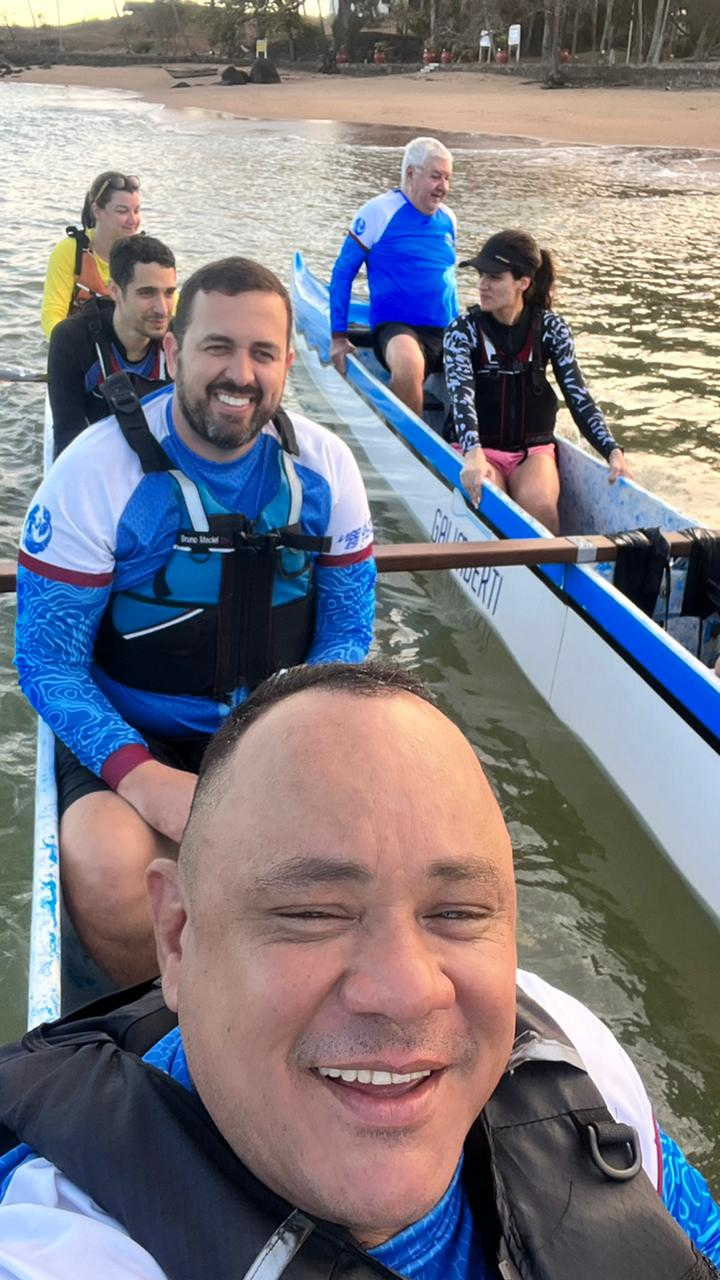
#> input picture 0001.JPG, 720 x 1280 px
$ jupyter execute --allow-errors tcc.ipynb   (shell and % lines are left out)
#> lines starting #> are read from the running program, lines starting #| are printed output that depends on the picture
# Analise e Exploração de Imagens com OpenCV

### OpenCV (Open Source Computer Vision Library), se traduzirmos significa algo como biblioteca de visão computacional de código aberto. Foi desenvolvida pela Intel, é uma biblioteca multiplataforma, código aberto, para o desenvolvimento de aplicativos na área de visão computacional, podendo ser utilizada bastando seguir o modelo de licença BSD Intel.

Lendo uma imagem de um diretório:
O Google Colab já tem o opencv, basta apenas importar a biblioteca imshow para conseguir visualizar a imagem.

[cell 1]
import numpy as np
import cv2
from google.colab.patches import cv2_imshow

[cell 2]
#cv2.imread é a função para abrir uma imagem, passando o nome da imagem e o parametro da cor -  será aberto em escala de cinza (0)
img = cv2.imread('0001.JPG',0)
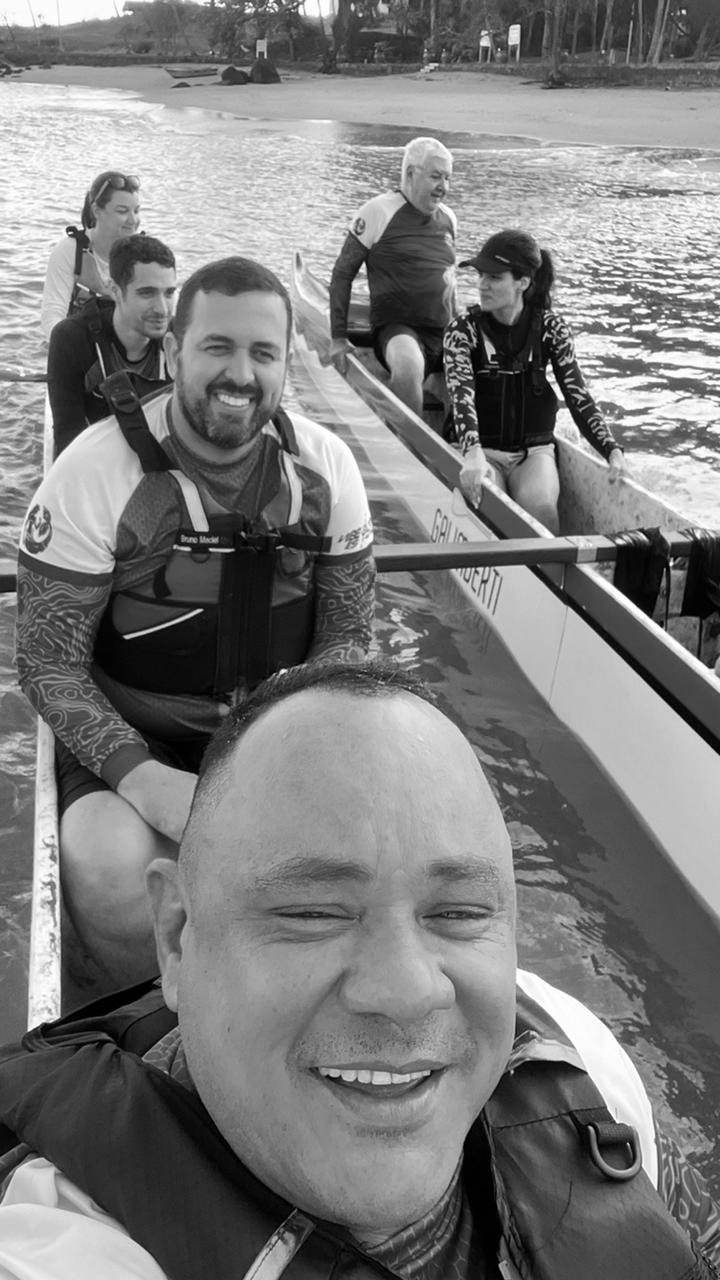
#> img: shape (1280, 720); min 0, max 255, mean 123.9

[cell 3]
cv2_imshow(img) #exibir a imagem
# cv2.imshow(img) usar esses comandos caso use o pc, o colab já entrega o imshow
# cv2.waitKey(0)
# cv2.destroyAllWindows()

[cell 4]
#Salvar a imagem em disco
cv2.imwrite('001_grey.JPG',img) #salvou a imagem renomeada e  salvou em escala cinza (matriz)
#> Out = True

#Preparando o dataset para o treinamento da rede neural

Após anotação das imagens com o CVAT (https://cvat.org/), é hora de subir os arquivos para o drive e divir o dataset entre treino e teste para ser usado no modelo.

[cell 5]
#Conexão com o google drive
from google.colab import drive
#> (the rest of this cell did not finish here and is left out)

[cell 6]


%cd data/

%cd ..

Script em python para trabalhar com o dataset do drive que já está com as anotações dos boundingboxes.

[cell 7]
#importando as bibliotecas para trabalhar na divisão do dataset

import os
import numpy as np
import shutil
from shutil import copy
import os
import ntpath

#variaveis para receber o split do dataset em treino e teste
inputdir = 'data/canoapolinesia'
train = 'data/train/'
test = 'data/test/'

#condição que valida se o diretorio train existe, caso não, ele cria com a função os.makedirs
if not os.path.exists(train):
    os.makedirs(train)

if not os.path.exists(test):
    os.makedirs(test)

allFileImages = []

#loop para varrer o dataset e preencher o array allFileImages avaliando também se as fotos terminam com a extensão jpg
#> (the rest of this cell did not finish here and is left out)

[cell 8]
#verificar quantos arquivos em cada divisão

[cell 9]
#verificando quantos arquivos notados tenho para cada divisão. Esse numero precisa bater com a quantidade de imagens!

[cell 10]
#zipando os arquivos
%cd data/

#> (a cell that did not finish here is left out)

##Configuração do YOLOV4 - DARKNET no Colab de acordo com a orientação do Alexey repo (https://github.com/AlexeyAB/darknet)

### Validando o ambiente de execução em GPU
Clique no menu Ambiente de execução -> Alterar o tipo de ambiente de execução e selecione GPU.

[cell 12]
# clone darknet repo

[cell 13]
# change makefile to have GPU and OPENCV enabled
%cd darknet

[cell 14]
# verificando o CUDA

[cell 15]
# Checando qual GPU  foi disponibilizada

[cell 16]
# make darknet (builds darknet so that you can then use the darknet executable file to run or train object detectors)

#Baixando a rede pré treinada

Modelo treinado indicado pelo Alexey, A maioria das aplicações de machine learning para detecção de objetos em imagens fazem uso de modelos pré-treinados, ou seja, usam somente os pesos (weights) desses modelos treinados por alguem e realizam suas previsões.

Usar modelos pré-treinados acelera muito a aplicação desse tipo de coisa, pois afinal, não é necessário possuir um grande conjunto de imagens e nem perder horas e horas treinando o seu próprio modelo.

Na implementação do YOLOV4 foi utilizado o dataset do coco Microsoft, que possui mais de 80 classes.

[cell 17]
%cd /content/darknet

[cell 18]
#exemplo de uma rede já treinada

Funções pré definidas para facilitar a visualização de imagen no ambiente do colab, indicadas pelo Alexey.

[cell 19]
# define helper functions
def imShow(path):
  import cv2
  import matplotlib.pyplot as plt
  %matplotlib inline

  image = cv2.imread(path)
  height, width = image.shape[:2]
  resized_image = cv2.resize(image,(3*width, 3*height), interpolation = cv2.INTER_CUBIC)

  fig = plt.gcf()
  fig.set_size_inches(18, 10)
  plt.axis("off")
  plt.imshow(cv2.cvtColor(resized_image, cv2.COLOR_BGR2RGB))
  plt.show()

# use this to upload files
def upload():
  from google.colab import files
  uploaded = files.upload()
  for name, data in uploaded.items():
    with open(name, 'wb') as f:
      f.write(data)
      print ('saved file', name)

# use this to download a file
def download(path):
  from google.colab import files
  files.download(path)

#Detectando os objetos Remo, Remador e Canoa com o YOLO

[cell 20]
#montando o drive no ambiente do colab
%cd ..
from google.colab import drive
#> (the rest of this cell did not finish here and is left out)

[cell 21]
#Listar o conteúdo do meu google drive

[cell 22]
#abrindo o darknet
%cd /darknet

[cell 23]
# copy over both datasets into the root directory of the Colab VM (comment out test.zip if you are not using a validation dataset)

[cell 24]
# unzip the datasets and their contents so that they are now in /darknet/data/ folder

Configurando a rede

[cell 25]
# upload the obj.names and obj.data files to cloud VM from Google Drive

[cell 26]
# baixando o arquivo cfg para o drive e alterando o nome caso esteja rodando pela orimeira vez

[cell 27]
# Copiando o arquivo de configuração do Yolov4 para o colab

[cell 28]
# upload the generate_train.py and generate_test.py script to cloud VM from Google Drive

[cell 29]
%cd /content/darknet

[cell 30]
# verify that the newly generated train.txt and test.txt can be seen in our darknet/data folder

Baixando uma rede pré treinada para inicializar os pesos, pois caso tenha que treinar a rede do 0 irá demorar muito e o resultado pode ser ruim. O Alexey frisa bastante para usar a rede pré treinada para garantir bons resultados.

Criando um link simbolico com o drive para salvar os pesos da rede

[cell 31]
# delete backup folder

# create Symlinks so we can save trained weight in our Google Drive
# create folder weight/backup in your Drive to store trained weights

Treinado o modelo passando os arquivos configurados e a rede pré treinada

#> (a cell that did not finish here is left out)

Continuando o treinamento caso o Colab derrube

[cell 33]
# Caso o colab derrube a sessão, continuar daqui, onde fica salvo o ultimo peso no arquivo last.weights

#Realizando Inferencia

Checking the Mean Average Precision (mAP) of Your Model
If you didn't run the training with the '-map- flag added then you can still find out the mAP of your model after training. Run the following command on any of the saved weights from the training to see the mAP value for that specific weight's file. I would suggest to run it on multiple of the saved weights to compare and find the weights with the highest mAP as that is the most accurate one!

NOTE: If you think your final weights file has overfitted then it is important to run these mAP commands to see if one of the previously saved weights is a more accurate model for your classes.

#Teste de validação com uma imagem nova (que o modelo não conhece)

[cell 34]
# need to set our custom cfg to test mode
%cd cfg
%cd ..

#> (a cell that did not finish here is left out)
